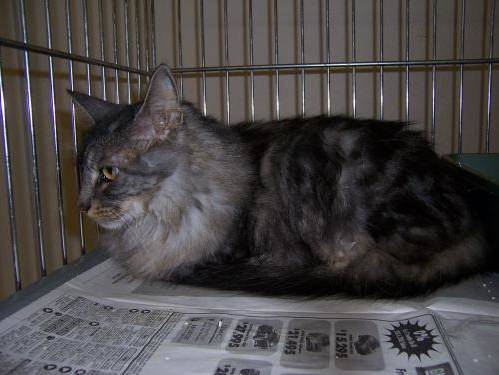
#> input picture DataScieneML/Supervised ML/Image Classification/images/cats/cat.131.jpg, 499 x 375 px; its folder holds only this picture in this run
$ jupyter execute --allow-errors 'Image Classification.ipynb'
#> lines starting #> are read from the running program, lines starting #| are printed output that depends on the picture
#> further down, img is the input picture: shape (375, 499, 3); mean B, G, R 69.5, 69.2, 72.6
#> `rgb_img=cv2.resize(rgb_img,(32,32))`:
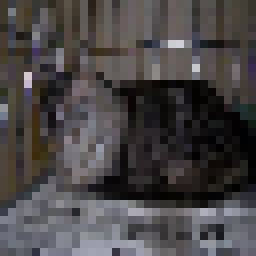
#> rgb_img: shape (32, 32, 3) (shown 8 times larger); mean R, G, B 72.8, 69.4, 70.2
### Multiclass Classification Project

Learning Goals
- How to read different size images from a directory?
- How to implement One-vs-one scheme for Multiclass classification?
- How to use SVM for image classifcation?

## Dataset Preparation

[cell 1]
import numpy as np
import os
from pathlib import Path
import cv2

[cell 2]
import matplotlib.pyplot as plt

[cell 3]
p = Path("../images/")

dirs = p.glob("*")

labels_dict = {"cat":0,"dog":1,"horse":2,"human":3}

image_data = []
labels = []

#> (the rest of this cell did not finish here and is left out)

[cell 4]
# Convert this into numpy array
image_data = np.array(image_data,dtype='float32')/255.0
labels = np.array(labels)

print(image_data.shape,labels.shape)
#| (1, 32, 32, 3) (0,)

### Randomly Shuffle our Data!

[cell 5]
import random

combined = list(zip(image_data,labels))
#> combined = []
random.shuffle(combined)

#Unzip
#> (the rest of this cell did not finish here and is left out)

### Visualise this data!

[cell 6]
from matplotlib import pyplot as plt

def drawImg(img):
    plt.imshow(img)
    plt.axis("off")
    plt.show()
    return

#> (the rest of this cell did not finish here and is left out)

## SVM Classifier

[cell 7]
class SVM:
    """SVM Class, Author : Prateek Narang"""
    def __init__(self,C=1.0):
        self.C = C
        self.W = 0
        self.b = 0

    # [66 lines left out: functions hingeLoss, fit, not called in this run]

## We need to convert data for One-for-One classifcation!

[cell 8]
M = image_data.shape[0]
#> M = 1
image_data = image_data.reshape(M,-1)
print(image_data.shape)
#| (1, 3072)
print(labels.shape)

[cell 9]
labels.shape

[cell 10]
CLASSES = len(np.unique(labels))
print(CLASSES)

[cell 11]
def classWiseData(x,y):
    data = {}

    for i in range(CLASSES):
        data[i] = []

    for i in range(x.shape[0]):
        data[y[i]].append(x[i])

    for k in data.keys():
        data[k] = np.array(data[k])

    return data

#> (a cell that did not finish here is left out)

#> (a cell that did not finish here is left out)

[cell 14]
"""print(data[0].shape)
print(data[1].shape[0])
print(data[2].shape[0])
print(data[3].shape[0])
"""

[cell 15]
# [18 lines left out: function getDataPairForSVM, not called in this run]

## Training  NC2 SVM's Part!

[cell 16]
mySVM  = SVM()
#> (the rest of this cell did not finish here and is left out)

[cell 17]
def trainSVMs(x,y):

    svm_classifiers = {}
    for i in range(CLASSES):
        svm_classifiers[i] = {}
        for j in range(i+1,CLASSES):
            xpair,ypair = getDataPairForSVM(data[i],data[j])
            wts,b,loss = mySVM.fit(xpair,ypair,learning_rate=0.00001,maxItr=1000)
            svm_classifiers[i][j] = (wts,b)

            plt.plot(loss)
            plt.show()


    return svm_classifiers

[cell 18]
svm_classifiers = trainSVMs(image_data,labels)
#> svm_classifiers = 0 items

#> (a cell that did not finish here is left out)

#> (a cell that did not finish here is left out)

## Prediction

[cell 21]
# [6 lines left out: function binaryPredict, not called in this run]

[cell 22]
def predict(x):

    count = np.zeros((CLASSES,))

    for i in range(CLASSES):
        for j in range(i+1,CLASSES):
            w,b = svm_classifiers[i][j]
            #Take a majority prediction
            z = binaryPredict(x,w,b)

            if(z==1):
                count[j] += 1
            else:
                count[i] += 1
#> after the loop, count = empty array

    final_prediction = np.argmax(count)
    #print(count)
    return final_prediction

#> (a cell that did not finish here is left out)

[cell 24]
def accuracy(x,y):

    count = 0
    for i in range(x.shape[0]):
        prediction = predict(x[i])
        if(prediction==y[i]):
            count += 1
#> after the loop, count = 0

    return count/x.shape[0]

#> (a cell that did not finish here is left out)

## Improving accuracy

[cell 26]
#Alter the values of learning rate and max iterations to improve accuracy
mySVM  = SVM()

$ run again, on DataScieneML/Supervised ML/Image Classification/images/dogs/dog.108.jpg
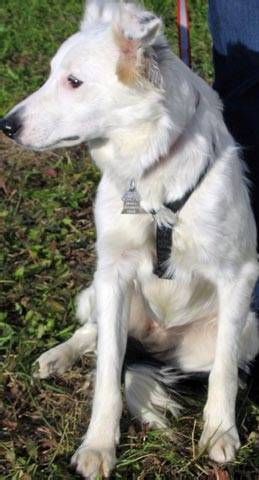
#> input picture DataScieneML/Supervised ML/Image Classification/images/dogs/dog.108.jpg, 259 x 480 px
#> img is the input picture: shape (480, 259, 3); mean B, G, R 116.7, 127.1, 127.9
#> `rgb_img=cv2.resize(rgb_img,(32,32))`:
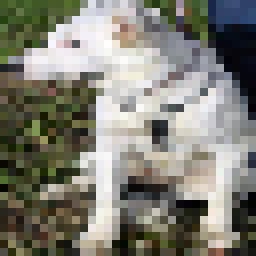
#> rgb_img: shape (32, 32, 3) (shown 8 times larger); mean R, G, B 128.2, 127.3, 117
#| (1, 32, 32, 3) (0,)
#> combined = []
#| (1, 3072)
#> svm_classifiers = 0 items
#> after the loop in predict, `for i in range(CLASSES):`: count = empty array
#> after the loop in accuracy, `for i in range(x.shape[0]):`: count = 0

$ run again, on DataScieneML/Supervised ML/Image Classification/images/cats/cat.140.jpg
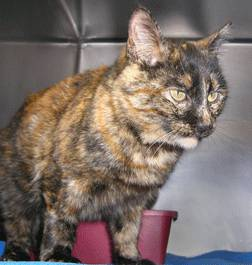
#> input picture DataScieneML/Supervised ML/Image Classification/images/cats/cat.140.jpg, 252 x 265 px
#> img is the input picture: shape (265, 252, 3); mean B, G, R 104.6, 110.9, 124
#> `rgb_img=cv2.resize(rgb_img,(32,32))`:
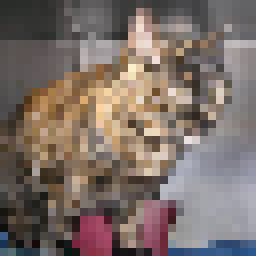
#> rgb_img: shape (32, 32, 3) (shown 8 times larger); mean R, G, B 123.9, 110.7, 104.6
#| (1, 32, 32, 3) (0,)
#> combined = []
#| (1, 3072)
#> svm_classifiers = 0 items
#> after the loop in predict, `for i in range(CLASSES):`: count = empty array
#> after the loop in accuracy, `for i in range(x.shape[0]):`: count = 0
